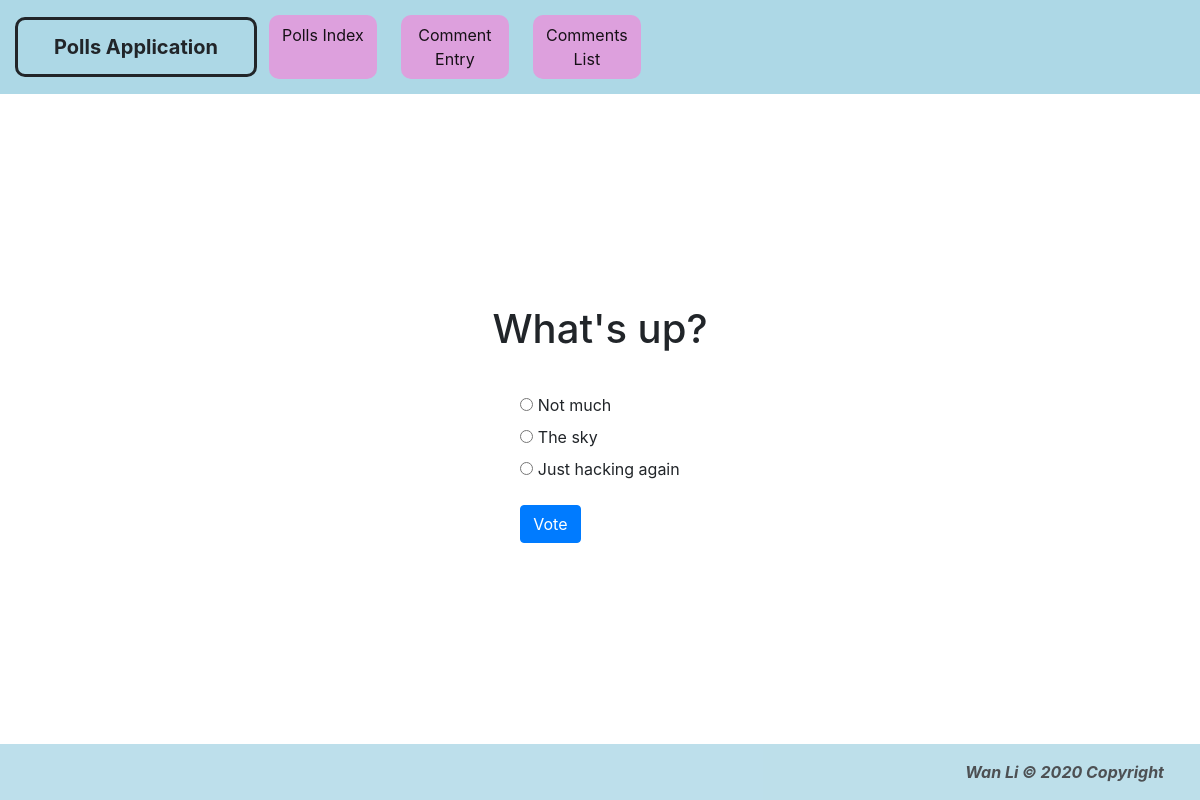
The page /polls/1/ on the database its author committed.
### polls/models.py (models this page shows, shortened)
class Question(models.Model):
    question_text = models.CharField(max_length=200)
    pub_date = models.DateTimeField('date published')
    def was_published_recently(self):
        now = timezone.now()
        return now - datetime.timedelta(days=1) <= self.pub_date <= now
    was_published_recently.admin_order_field = 'pub_date'
    was_published_recently.boolean = True
    was_published_recently.short_description = 'Published recently?'

class Choice (models.Model):
    question = models.ForeignKey(Question, on_delete=models.CASCADE)
    choice_text = models.CharField(max_length=200)
    votes = models.IntegerField(default=0)

### polls/views.py (the view)
# urls.py: path('<int:pk>/', views.DetailView.as_view(), name='detail'),
class DetailView(generic.DetailView):
    model = Question
    template_name = 'polls/detail.html'
    def get_queryset(self):
        return Question.objects.filter(pub_date__lte=timezone.now())

### polls/templates/polls/detail.html (shortened to what this page needs)
{% load bootstrap4 %}
{% bootstrap_css %}
{% load static %}
<link rel="stylesheet" href="https://maxcdn.bootstrapcdn.com/bootstrap/4.0.0/css/bootstrap.min.css"
>
<link rel="stylesheet" type="text/css" href="{% static 'polls/style.css' %}">
<nav class="navbar fixed-top navbar-expand-lg navbar-light" style="background-color: lightblue">
    <a class="navbar-brand">Polls Application</a>
    <div class="collapse navbar-collapse" id="navbarSupportedContent">
        <ul class="navbar-nav mr-auto">
            <li class="nav-item active">
                <a class="nav-link" href="{% url 'polls:index' %}">Polls Index</a>
            </li>
            <li class="nav-item active">
                <a class="nav-link" href="{% url 'polls:comments' %}">Comment Entry</a>
            </li>
            <li class="nav-item active">
                <a class="nav-link" href="{% url 'polls:comments_list' %}">Comments List</a>
            </li>
        </ul>
    </div>
</nav>
<div class="content">
    <h1>{{ question.question_text }}</h1>
    <form action="{% url 'polls:vote' question.id %}" method="post">
        {% for choice in question.choice_set.all %}
        <input type="radio" name="choice" id="choice{{ forloop.counter }}" value="{{ choice.id }}">
        <label for="choice{{ forloop.counter }}">{{ choice.choice_text }}</label><br>
        {% endfor %}
        <button type="submit" class="btn btn-primary">Vote</button>
    </form>
</div>
<footer class="page-footer font-small special-color-dark ">
    <div class="footer-copyright text-right py-3">Wan Li © 2020 Copyright</div>
</footer>

### polls/static/polls/style.css (style rules this page uses)
li a { color: green; }
h1 { margin-bottom: 5vh; }
.navbar { position: absolute; top: 0px; width: 100vw; padding: 15px; }
.navbar-brand { padding: 1vw 3vw 1vw 3vw; border-radius: 10px; justify-content: center; align-items: center; text-align: center; margin-right: 1vw; font-weight: bold; border-style: solid; }
.nav-item { background-color: plum; width: 9vw; margin-right: 2vw; align-items: center; justify-content: center; border-radius: 10px; text-align: center; }
.content { margin-top: 5vh; display: flex; flex-direction: column; flex: 1; justify-content: center; align-items: center; width: 100vw; height: 100vh; }
.footer-copyright { background-color: lightblue; font-style: italic; font-weight: bold; text-align: right; width: 100vw; padding-right: 3vw; opacity: 0.8; }
.btn { margin-top: 2vh; }

### rows shown on the page
Question: question_text "What's up?"
Choice: choice_text "Not much"
Choice: choice_text "The sky"
Choice: choice_text "Just hacking again"
